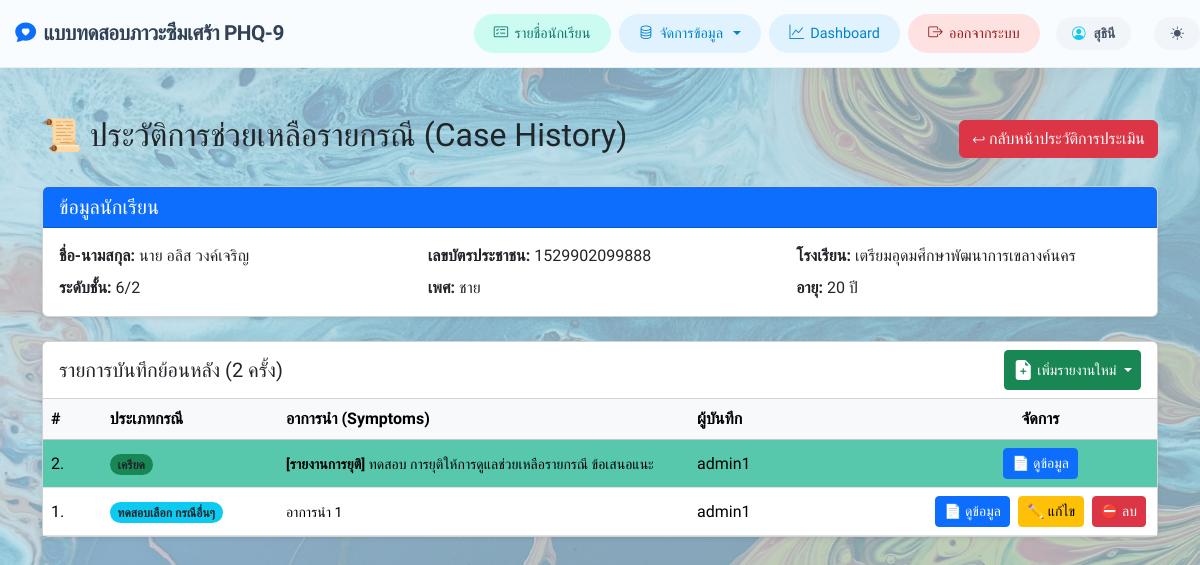
/add_case_history.php?pid=1529902099888 (signed in), run on an earlier commit of the app's database.
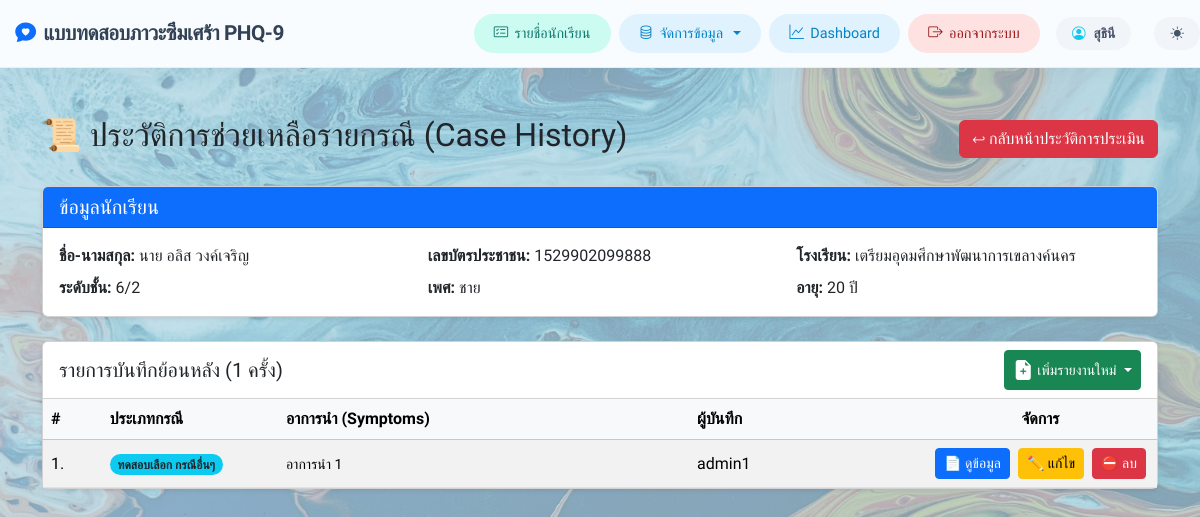
And on a later commit of the database.
### tables this page shows
CREATE TABLE `closure_report` (
  `id` int(11) NOT NULL COMMENT 'รหัสรายงาน (Primary Key)',
  `pid` varchar(13) NOT NULL COMMENT 'รหัสบัตรประชาชนนักเรียน (FK)',
  `case_type` varchar(100) DEFAULT NULL COMMENT 'ประเภทกรณี (ซึมเศร้า, เครียด, ฯลฯ)',
  `case_count` int(11) DEFAULT NULL COMMENT 'ครั้งที่ (1-10)',
  `report_date` date DEFAULT NULL COMMENT 'วันที่รายงาน',
  `detail_family` text DEFAULT NULL COMMENT 'รายละเอียดการติดตาม-ครอบครัว',
  `detail_school` text DEFAULT NULL COMMENT 'รายละเอียดการติดตาม-โรงเรียน',
  `detail_hospital` text DEFAULT NULL COMMENT 'รายละเอียดการติดตาม-โรงพยาบาล',
  `suggestion` text DEFAULT NULL COMMENT 'ข้อเสนอแนะ',
  `recorder` varchar(50) DEFAULT NULL COMMENT 'ผู้บันทึกข้อมูล (Username)',
  `academic_year` int(11) DEFAULT NULL COMMENT 'ปีการศึกษา',
  `semester` int(11) DEFAULT NULL COMMENT 'เทอม',
  `created_at` datetime DEFAULT current_timestamp() COMMENT 'วันเวลาที่บันทึก',
  `updated_at` datetime DEFAULT current_timestamp() ON UPDATE current_timestamp() COMMENT 'วันเวลาที่แก้ไขล่าสุด'
);

CREATE TABLE `add_caselog` (
  `id` int(11) NOT NULL COMMENT 'รหัสลำดับเคส (Primary Key)',
  `pid` varchar(13) NOT NULL COMMENT 'รหัสบัตรประชาชนนักเรียน (FK)',
  `case_type` varchar(100) DEFAULT NULL COMMENT 'ประเภทกรณี (ซึมเศร้า, เครียด, ฯลฯ)',
  `report_date` date DEFAULT NULL COMMENT 'วันที่รายงาน',
  `presenting_symptoms` text DEFAULT NULL COMMENT 'อาการนำ (Presenting Symptoms)',
  `history_personal` text DEFAULT NULL COMMENT 'ประวัติส่วนตัว',
  `history_family` text DEFAULT NULL COMMENT 'ข้อมูลจากครอบครัว',
  `history_school` text DEFAULT NULL COMMENT 'ข้อมูลจากโรงเรียน',
  `personal_habits` text DEFAULT NULL COMMENT 'นิสัยส่วนตัว',
  `history_hospital` text DEFAULT NULL COMMENT 'ข้อมูลจากโรงพยาบาล',
  `consultation_details` text DEFAULT NULL COMMENT 'รายละเอียดการให้การปรึกษา',
  `event_details` text DEFAULT NULL COMMENT 'รายละเอียดเหตุการณ์',
  `assist_school` text DEFAULT NULL COMMENT 'แนวทางช่วยเหลือ-โรงเรียน',
  `assist_hospital` text DEFAULT NULL COMMENT 'แนวทางช่วยเหลือ-โรงพยาบาล',
  `assist_parent` text DEFAULT NULL COMMENT 'แนวทางช่วยเหลือ-ผู้ปกครอง',
  `assist_other` text DEFAULT NULL COMMENT 'แนวทางช่วยเหลือ-หน่วยงานอื่น',
  `suggestions` text DEFAULT NULL COMMENT 'ข้อเสนอแนะ',
  `academic_year` int(11) DEFAULT NULL COMMENT 'ปีการศึกษา',
  `semester` int(11) DEFAULT NULL COMMENT 'เทอม',
  `recorder` varchar(50) DEFAULT NULL COMMENT 'ผู้บันทึกข้อมูล (FK)',
  `created_at` datetime DEFAULT current_timestamp() COMMENT 'วันเวลาที่บันทึก',
  `updated_at` datetime DEFAULT current_timestamp() ON UPDATE current_timestamp() COMMENT 'วันเวลาที่แก้ไขล่าสุด'
);

### public/add_case_history.php (the view, shortened to what the changed rows need)
<?php
$pid = $_GET['pid'];
$db = Database::connect();
try {
    $sql_caselog = "SELECT ac.*, 'case' as record_type, u.fname AS u_fname, u.lname AS u_lname, p.prefix_name AS u_prefix
                    FROM add_caselog ac
                    LEFT JOIN users u ON ac.recorder = u.username
                    LEFT JOIN prefix p ON u.prefix_id = p.prefix_id
                    WHERE ac.pid = :pid";
    $stmtCaselog = $db->prepare($sql_caselog);
    $stmtCaselog->execute([':pid' => $pid]);
    $logs = $stmtCaselog->fetchAll(PDO::FETCH_ASSOC);
    $sql_closure = "SELECT cr.*, 'closure' as record_type, u.fname AS u_fname, u.lname AS u_lname, p.prefix_name AS u_prefix
                    FROM closure_report cr
                    LEFT JOIN users u ON cr.recorder = u.username
                    LEFT JOIN prefix p ON u.prefix_id = p.prefix_id
                    WHERE cr.pid = :pid";
    $stmtClosure = $db->prepare($sql_closure);
    $stmtClosure->execute([':pid' => $pid]);
    $closures = $stmtClosure->fetchAll(PDO::FETCH_ASSOC);
    $sql_forward = "SELECT fc.*, 'forward' as record_type, u.fname AS u_fname, u.lname AS u_lname, p.prefix_name AS u_prefix
                    FROM forward_case fc
                    LEFT JOIN users u ON fc.recorder = u.username
                    LEFT JOIN prefix p ON u.prefix_id = p.prefix_id
                    WHERE fc.pid = :pid";
    $stmtForwardList = $db->prepare($sql_forward);
    $stmtForwardList->execute([':pid' => $pid]);
    $forwards = $stmtForwardList->fetchAll(PDO::FETCH_ASSOC);
    $caseLogs = array_merge($logs, $closures, $forwards);
    usort($caseLogs, function ($a, $b) {
        if ($a['record_type'] === 'closure' && $b['record_type'] !== 'closure') {
            return -1;
        }
        if ($a['record_type'] !== 'closure' && $b['record_type'] === 'closure') {
            return 1;
        }
        if ($a['record_type'] === 'forward' && $b['record_type'] !== 'forward' && $b['record_type'] !== 'closure') {
            return -1;
        }
        if ($a['record_type'] !== 'forward' && $a['record_type'] !== 'closure' && $b['record_type'] === 'forward') {
            return 1;
        }
        return strtotime($b['created_at']) - strtotime($a['created_at']);
    });
} catch (PDOException $e) {
    echo "<div class='alert alert-danger'>เกิดข้อผิดพลาด: " . htmlspecialchars($e->getMessage()) . "</div>";
    exit;
}
?>
<!DOCTYPE html>
<html lang="th">
<head>
    <link rel="stylesheet" href="https://cdn.jsdelivr.net/npm/sweetalert2@11/dist/sweetalert2.min.css">
    <link href="https://cdn.jsdelivr.net/npm/bootstrap@5.3.3/dist/css/bootstrap.min.css" rel="stylesheet">
    <link rel="stylesheet" href="https://cdn.jsdelivr.net/npm/bootstrap-icons@1.11.3/font/bootstrap-icons.min.css">
    <link href="css/style.css" rel="stylesheet">
</head>
<body>
    <?php require_once 'navbar.php'; ?>
    <div class="container mt-5">
        <div class="d-flex justify-content-between align-items-center mb-4">
            <h2>📜 ประวัติการช่วยเหลือรายกรณี (Case History)</h2>
        </div>
        <div class="card shadow-sm">
            <div class="card-header bg-white d-flex justify-content-between align-items-center">
                <h5 class="mb-0">รายการบันทึกย้อนหลัง (<?= count($caseLogs) ?> ครั้ง)</h5>
                <div class="d-flex gap-2">
                    <div class="dropdown">
                    </div>
                </div>
            </div>
            <div class="card-body p-0">
                <div class="table-responsive">
                    <table class="table table-hover table-striped mb-0 align-middle text-nowrap">
                        <thead class="table-light">
                            <tr>
                                <th style="width: 5%">#</th>
                                <th style="width: 15%">ประเภทกรณี</th>
                                <th style="width: 35%">อาการนำ (Symptoms)</th>
                                <th style="width: 20%">ผู้บันทึก</th>
                                <th style="width: 10%" class="text-center">จัดการ</th>
                            </tr>
                        </thead>
                        <tbody>
                            <?php if (count($caseLogs) > 0): ?>
                                <?php foreach ($caseLogs as $index => $log): ?>
                                    <?php
                                    $isClosure = ($log['record_type'] === 'closure');
                                    $isForward = ($log['record_type'] === 'forward');
                                    $rowStyle = '';
                                    if ($isClosure) {
                                        $rowStyle = 'style="background-color: #5DD3B6; --bs-table-bg: #5DD3B6;"';
                                    } elseif ($isForward) {
                                        $rowStyle = 'style="background-color: #B7BDF7; --bs-table-bg: #B7BDF7;"';
                                    }
                                    $modalId = 'viewModal_' . $log['record_type'] . '_' . $log['id'];
                                    ?>
                                    <tr <?= $rowStyle ?>>
                                        <td><?= count($caseLogs) - $index ?>.</td>
                                        <td>
                                            <span class="badge rounded-pill <?= $isClosure ? 'bg-success' : ($isForward ? 'bg-primary' : 'bg-info') ?> text-dark">
                                                <?= $isForward ? 'ส่งต่อกรณี' : htmlspecialchars($log['case_type']) ?>
                                            </span>
                                        </td>
                                        <td>
                                            <small>
                                                <?php if ($isClosure): ?>
                                                    <strong>[รายงานการยุติ]</strong> <?= htmlspecialchars(mb_strimwidth($log['suggestion'] ?? '', 0, 100, '...')) ?>
                                                <?php elseif ($isForward): ?>
                                                    <strong>[การส่งต่อ]</strong> <?= htmlspecialchars($log['referral_agency'] ?? '') ?>
                                                    <?php if (!empty($log['referral_other'])) echo '(' . htmlspecialchars($log['referral_other']) . ')'; ?>
                                                <?php else: ?>
                                                    <?= htmlspecialchars(mb_strimwidth($log['presenting_symptoms'] ?? '', 0, 100, '...')) ?>
                                                <?php endif; ?>
                                            </small>
                                        </td>
                                        <td><?= htmlspecialchars($log['recorder']) ?></td>
                                        <td class="text-center text-nowrap">
                                            <button type="button" class="btn btn-sm btn-primary text-nowrap" data-bs-toggle="modal" data-bs-target="#<?= $modalId ?>">
                                                📄 ดูข้อมูล
                                            </button>
                                            <?php if (!$isClosure && !$isForward): ?>
                                                <button type="button" class="btn btn-sm btn-warning text-nowrap ms-1" data-bs-toggle="modal" data-bs-target="#editCaseModal<?= $log['id'] ?>">
                                                    ✏️ แก้ไข
                                                </button>
                                                <form action="api/delete_case.php" method="POST" class="d-inline" onsubmit="return confirm('คุณต้องการลบรายงานนี้ใช่หรือไม่?\n⚠️ การกระทำนี้ไม่สามารถย้อนกลับได้ และรูปภาพประกอบจะถูกลบด้วย');">
                                                    <button type="submit" class="btn btn-sm btn-danger text-nowrap ms-1">⛔ ลบ</button>
                                                </form>
                                            <?php endif; ?>
                                        </td>
                                    </tr>
                                <?php endforeach; ?>
                            <?php endif; ?>
                        </tbody>
                    </table>
                </div>
            </div>
        </div>
    </div>
</body>
</html>

What changed in the data, as far as the page shows it:
removed closure_report: count($caseLogs) - $index "2", case_type "เครียด", suggestion "ทดสอบ การยุติให้การดูแลช่วยเหลือรายกรณี ข้อเสนอแนะ", recorder "admin1"
Also different on the page:
count($caseLogs): "2" → "1"
